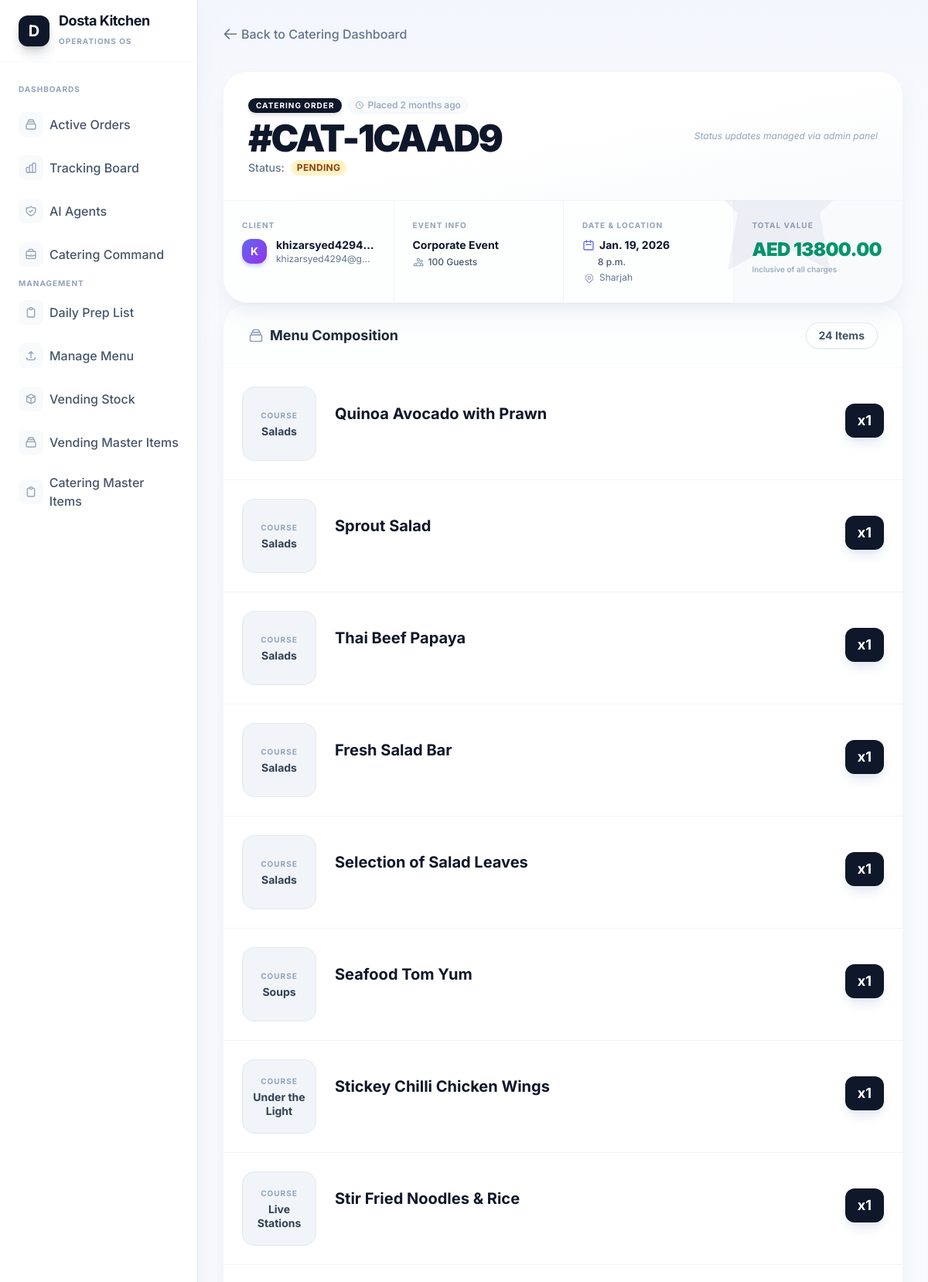
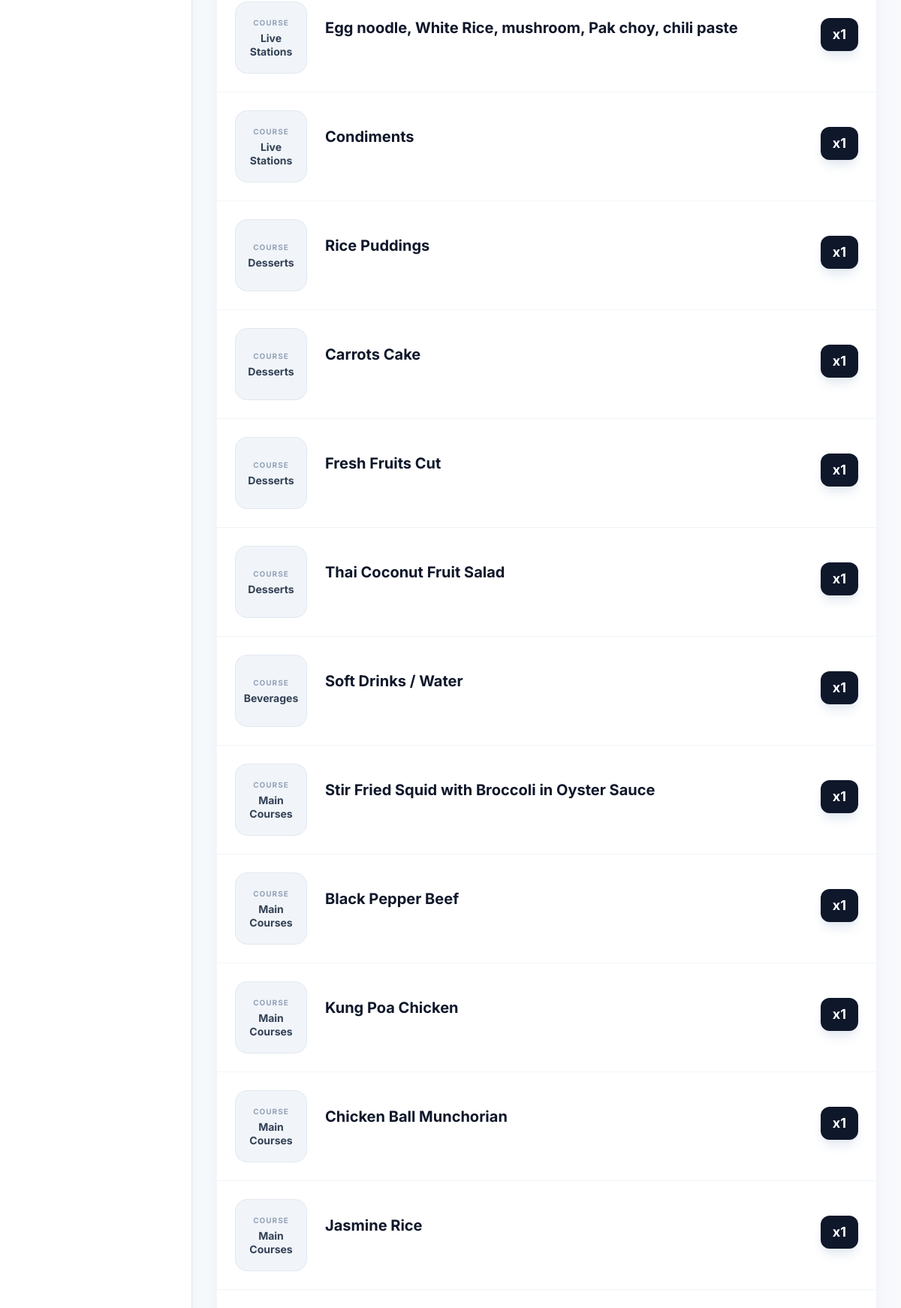
The page /kitchen/catering/order/6/ (signed in, upper part) on the database its author committed (2 pictures, top to bottom).
### catering/models.py (models this page shows, shortened)
class CateringOrder(models.Model):
    order_id = models.CharField(max_length=20, unique=True, editable=False)
    user = models.ForeignKey(User, on_delete=models.CASCADE, related_name='catering_orders')
    status = models.CharField(max_length=20, choices=CateringOrderStatus.choices, default=CateringOrderStatus.PENDING)
    event_type = models.CharField(max_length=100)
    guest_count = models.PositiveIntegerField()
    event_date = models.DateField()
    event_time = models.TimeField()
    provider_type = models.CharField(max_length=100, blank=True, null=True)
    service_style = models.CharField(max_length=100, blank=True, null=True)
    location = models.CharField(max_length=200, blank=True, null=True)
    total_amount = models.DecimalField(max_digits=10, decimal_places=2, default=0.00)
    created_at = models.DateTimeField(auto_now_add=True)
    updated_at = models.DateTimeField(auto_now=True)

class CateringOrderItem(models.Model):
    order = models.ForeignKey(CateringOrder, related_name='items', on_delete=models.CASCADE)
    name = models.CharField(max_length=200)
    course = models.CharField(max_length=100) # e.g. "Main Course", "Starter", "Live Station"
    quantity = models.PositiveIntegerField(default=1)
    price = models.DecimalField(max_digits=10, decimal_places=2, default=0.00)
    description = models.TextField(blank=True, null=True)

### catering/views.py (the view)
# urls.py: path('catering/order/<int:pk>/', CateringOrderDetailView.as_view(), name='catering_order_detail'),
class CateringOrderDetailView(LoginRequiredMixin, UserPassesTestMixin, DetailView):
    model = CateringOrder
    template_name = 'catering/order_detail.html'
    context_object_name = 'order'
    def test_func(self):
        return is_catering_staff(self.request.user)

### catering/views.py (called while the page is built)
def is_catering_staff(user):
    return user.is_authenticated and (user.is_staff or user.is_superuser)

### catering/templates/catering/order_detail.html (shortened to what this page needs)
{% extends 'kitchen/base.html' %} {% block content %}
<div class="max-w-6xl mx-auto pb-12 animate-fade-in-up">
 <div class="mb-8">
  <a
   href="{% url 'kitchen:catering_dashboard' %}"
   class="inline-flex items-center text-slate-500 hover:text-indigo-600 font-medium transition-colors group">
   <svg
    class="w-5 h-5 mr-1 group-hover:-translate-x-1 transition-transform"
    fill="none"
    stroke="currentColor"
    viewBox="0 0 24 24">
    <path
     stroke-linecap="round"
     stroke-linejoin="round"
     stroke-width="2"
     d="M10 19l-7-7m0 0l7-7m-7 7h18"></path>
   </svg>
   Back to Catering Dashboard
  </a>
 </div>
 <div class="space-y-8">
  <div
   class="bg-white rounded-[2rem] shadow-xl shadow-slate-200/50 border border-slate-100 overflow-hidden relative">
   <div class="absolute top-0 right-0 p-8 opacity-5 pointer-events-none">
    <svg
     class="w-64 h-64 text-indigo-900"
     fill="currentColor"
     viewBox="0 0 24 24">
     <path
      d="M12 2l3.09 6.26L22 9.27l-5 4.87 1.18 6.88L12 17.77l-6.18 3.25L7 14.14 2 9.27l6.91-1.01L12 2z"></path>
    </svg>
   </div>
   <div
    class="p-6 sm:p-8 flex flex-col md:flex-row justify-between items-start md:items-center gap-6 relative z-10 bg-gradient-to-br from-white via-white to-slate-50">
    <div>
     <div class="flex items-center gap-2 mb-2">
      <span
       class="inline-flex items-center px-2.5 py-0.5 rounded-full text-[10px] font-bold bg-slate-900 text-white uppercase tracking-widest shadow-md">
       Catering Order
      </span>
      <span class="text-slate-400 text-xs font-medium flex items-center bg-slate-50 px-2 py-0.5 rounded-full border border-slate-100">
       <svg
        class="w-3 h-3 mr-1"
        fill="none"
        stroke="currentColor"
        viewBox="0 0 24 24">
        <path
         stroke-linecap="round"
         stroke-linejoin="round"
         stroke-width="2"
         d="M12 8v4l3 3m6-3a9 9 0 11-18 0 9 9 0 0118 0z"></path>
       </svg>
       Placed {{ order.created_at|timesince }} ago
      </span>
     </div>
     <h1
      class="text-3xl sm:text-5xl font-black text-slate-900 tracking-tighter mb-1">
      #{{ order.order_id|default:order.id }}
     </h1>
     <div class="flex items-center text-slate-500 font-medium text-sm">
         <span class="mr-2">Status:</span>
         <span class="inline-flex items-center px-2 py-0.5 rounded-full text-xs font-bold uppercase tracking-wide
         {% if order.status == 'PENDING' %} bg-amber-100 text-amber-800
         {% elif order.status == 'CONFIRMED' %} bg-indigo-100 text-indigo-800
         {% elif order.status == 'PREPARING' %} bg-purple-100 text-purple-800
         {% elif order.status == 'READY' %} bg-emerald-100 text-emerald-800
         {% else %} bg-gray-100 text-gray-800 {% endif %}">
             {{ order.get_status_display }}
         </span>
     </div>
    </div>
    <div class="flex items-center gap-4">
     <form
      method="POST"
      class="flex gap-3">
       <span class="text-xs text-slate-400 italic">Status updates managed via admin panel</span>
     </form>
    </div>
   </div>
   <div
    class="grid grid-cols-1 md:grid-cols-2 lg:grid-cols-4 divide-y md:divide-y-0 md:divide-x divide-slate-100 border-t border-slate-100 bg-slate-50/30">
    <div class="p-6">
     <dt class="text-[10px] font-bold text-slate-400 uppercase tracking-widest mb-2">
      Client
     </dt>
     <dd class="flex items-center">
      <div
       class="w-8 h-8 rounded-xl bg-gradient-to-br from-indigo-500 to-purple-600 flex items-center justify-center text-white font-bold text-sm shadow-md shadow-indigo-200 mr-3 flex-shrink-0">
       {{ order.user.username|make_list|first|upper }}
      </div>
      <div class="min-w-0">
       <p class="text-slate-900 font-bold text-sm truncate">{{ order.user.username }}</p>
       <p class="text-slate-500 text-xs truncate">{{ order.user.email }}</p>
      </div>
     </dd>
    </div>
    <div class="p-6">
     <dt class="text-[10px] font-bold text-slate-400 uppercase tracking-widest mb-2">
      Event Info
     </dt>
     <dd class="space-y-1">
      <div class="text-slate-900 font-bold text-sm flex items-center line-clamp-2">
          {{ order.event_type }}
      </div>
      <div class="flex items-center text-slate-600 font-medium text-xs">
          {{ order.guest_count }} Guests
      </div>
     </dd>
    </div>
    <div class="p-6">
     <dt class="text-[10px] font-bold text-slate-400 uppercase tracking-widest mb-2">
      Date & Location
     </dt>
     <dd class="space-y-1">
        <div class="flex items-center font-bold text-slate-900 text-sm">
            <svg class="w-4 h-4 mr-1.5 text-indigo-500" fill="none" stroke="currentColor" viewBox="0 0 24 24"><path stroke-linecap="round" stroke-linejoin="round" stroke-width="2" d="M8 7V3m8 4V3m-9 8h10M5 21h14a2 2 0 002-2V7a2 2 0 00-2-2H5a2 2 0 00-2 2v12a2 2 0 002 2z"></path></svg>
            {{ order.event_date }}
        </div>
        <div class="text-slate-600 font-medium text-xs pl-5">
            {{ order.event_time }}
        </div>
        <div class="text-xs text-slate-500 mt-1 flex items-start pl-0.5">
            <span class="line-clamp-1">{{ order.location }}</span>
        </div>
     </dd>
    </div>
    <div class="p-6 bg-slate-50">
        <dt class="text-[10px] font-bold text-slate-400 uppercase tracking-widest mb-2">
            Total Value
        </dt>
        <dd>
            <div class="text-2xl font-black text-emerald-600 tracking-tight">
                AED {{ order.total_amount|floatformat:2 }}
            </div>
            <p class="text-[10px] text-slate-400 font-medium mt-0.5">Inclusive of all charges</p>
        </dd>
    </div>
   </div>
   </div>
  </div>
  <div
   class="bg-white rounded-[2rem] shadow-xl shadow-slate-200/50 border border-slate-100 overflow-hidden">
   <div
    class="px-8 py-6 border-b border-slate-50 flex items-center justify-between bg-slate-50/30">
    <h3 class="text-lg font-bold text-slate-800 flex items-center">
     Menu Composition
    </h3>
    <span
     class="bg-white border border-slate-200 text-slate-600 px-4 py-1.5 rounded-full text-sm font-bold shadow-sm"
     >{{ order.items.count }} Items</span
    >
   </div>
   <ul class="divide-y divide-slate-100">
    {% for item in order.items.all %}
    <li class="p-6 hover:bg-slate-50/50 transition-colors duration-200">
     <div class="flex items-start md:items-center gap-6">
      <div
       class="hidden md:flex flex-col items-center justify-center w-24 h-24 bg-slate-100 rounded-2xl border border-slate-200 text-center p-2">
       <span
        class="text-[10px] font-bold text-slate-400 uppercase tracking-widest mb-1"
        >Course</span
       >
       <span class="text-sm font-bold text-slate-700 leading-tight"
        >{{ item.course|default:"-" }}</span
       >
      </div>
      <div class="flex-grow min-w-0">
       <div class="flex justify-between items-start mb-2">
        <div>
         <h4 class="text-xl font-bold text-slate-900 leading-snug">
          {{ item.name }}
         </h4>
        </div>
        <span
         class="flex-shrink-0 inline-flex items-center justify-center px-4 py-2 bg-slate-900 text-white font-bold rounded-xl text-lg shadow-lg shadow-slate-200 ml-4">
         x{{ item.quantity }}
        </span>
       </div>
      </div>
     </div>
    </li>
    {% endfor %}
   </ul>
  </div>
 </div>
</div>
{% endblock %}

### kitchen/templates/kitchen/base.html (style rules this page uses)
body { font-family: "Inter", sans-serif; }

### catering/templates/catering/order_detail.html (style rules this page uses)
.animate-fade-in-up { animation: fadeInUp 0.5s cubic-bezier(0.16, 1, 0.3, 1) forwards; }

### rows shown on the page
CateringOrder: created_at "2 months", order_id "CAT-1CAAD9", status "PENDING", user.username|make_list "K", user.username "khizarsyed4294…", user.email "khizarsyed4294@g…", event_type "Corporate Event", guest_count "100", event_date "Jan. 19, 2026", event_time "8 p.m.", location "Sharjah", total_amount "13800.00", items.count "24"
CateringOrderItem: course "Salads", name "Quinoa Avocado with Prawn", quantity "1"
CateringOrderItem: course "Salads", name "Sprout Salad", quantity "1"
CateringOrderItem: course "Salads", name "Thai Beef Papaya", quantity "1"
CateringOrderItem: course "Salads", name "Fresh Salad Bar", quantity "1"
CateringOrderItem: course "Salads", name "Selection of Salad Leaves", quantity "1"
CateringOrderItem: course "Soups", name "Seafood Tom Yum", quantity "1"
CateringOrderItem: course "Under the Light", name "Stickey Chilli Chicken Wings", quantity "1"
CateringOrderItem: course "Live Stations", name "Stir Fried Noodles & Rice", quantity "1"
CateringOrderItem: course "Live Stations", name "Egg noodle, White Rice, mushroom, Pak choy, chili paste", quantity "1"
CateringOrderItem: course "Live Stations", name "Condiments", quantity "1"
CateringOrderItem: course "Desserts", name "Rice Puddings", quantity "1"
CateringOrderItem: course "Desserts", name "Carrots Cake", quantity "1"
CateringOrderItem: course "Desserts", name "Fresh Fruits Cut", quantity "1"
CateringOrderItem: course "Desserts", name "Thai Coconut Fruit Salad", quantity "1"
CateringOrderItem: course "Beverages", name "Soft Drinks / Water", quantity "1"
CateringOrderItem: course "Main Courses", name "Stir Fried Squid with Broccoli in Oyster Sauce", quantity "1"
CateringOrderItem: course "Main Courses", name "Black Pepper Beef", quantity "1"
CateringOrderItem: course "Main Courses", name "Kung Poa Chicken", quantity "1"
CateringOrderItem: course "Main Courses", name "Chicken Ball Munchorian", quantity "1"
CateringOrderItem: course "Main Courses", name "Jasmine Rice", quantity "1"
